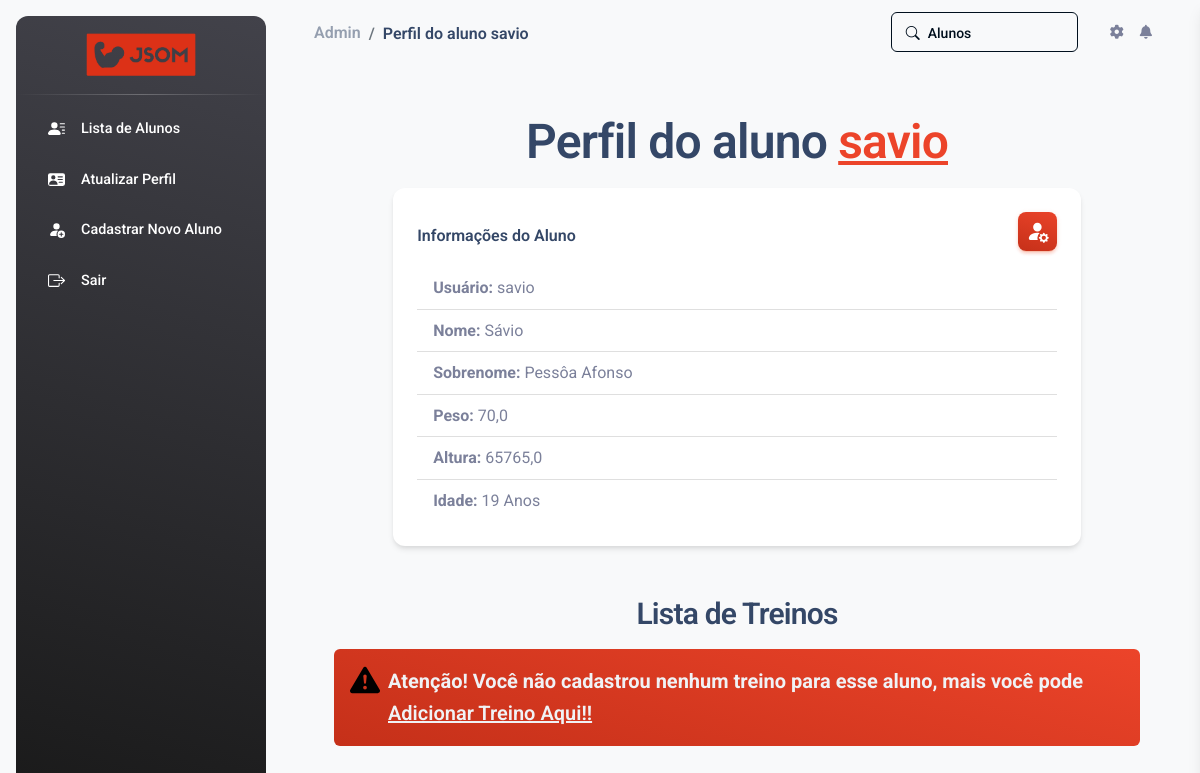
Page /aluno/perfil/6/ (signed in) on the committed database.
### jsom_sga/models.py (models this page shows, shortened)
class UserProfile(models.Model):
    user = models.OneToOneField(User, on_delete=models.CASCADE)
    peso = models.FloatField(null=True, blank=True)
    altura = models.FloatField(null=True, blank=True)
    data_nascimento = models.DateField(null=True, blank=True)

### jsom_sga/views/aluno_views.py (the view)
# urls.py: path('aluno/perfil/<int:user_id>/', views.perfil_aluno, name='perfil_aluno'),
@login_required(login_url='JSOM_SGA:index')
def perfil_aluno(request, user_id):
    aluno = get_object_or_404(UserProfile, user__id=user_id)
    site_title = f"Perfil do aluno {aluno.user.username}"
    perfil_aluno= "active bg-gradient-primary_jsom"
    if aluno.data_nascimento:
        hoje = timezone.now().date()
        idade = hoje.year - aluno.data_nascimento.year - ((hoje.month, hoje.day) < (aluno.data_nascimento.month, aluno.data_nascimento.day))
    else:
        idade = None
    context = {
        'aluno': aluno,
        'idade': idade,
        'site_title': site_title,
        'perfil_aluno': perfil_aluno,
    }
    return render(request, 'USER/perfil_aluno.html', context)

### jsom_sga/templates/USER/perfil_aluno.html (shortened to what this page needs)
{% extends "global/base.html" %}
{% block corpo %}
<div class="container mb-5">
  <div class="row">
    <div class="col-md-10 mx-auto">
      <h1 class="fs-1 text-center fw-bold ">
          Perfil do aluno <span class="text-primary_jsom text-decoration-underline">{{ aluno.user.username }}</span>
      </h1>
      <div class="card card-frame mt-3">
        <div class="card-body">
          <div class="d-flex justify-content-between align-items-center flex-wrap">
            <h6 class="fw-bold">Informações do Aluno</h6>
            <a
              aria-current="page"
              {% if user.is_staff %}
                href="{% url "JSOM_SGA:admin_aluno_update" aluno.user.id %}"
              {% else %}
                href="{% url "JSOM_SGA:aluno_update" %}"
              {% endif %}
            >
              <button class="btn bg-gradient-primary_jsom fw-semibold icon-link icon-link-hover p-2" style="--bs-icon-link-transform: translate3d(0, -.125rem, 0);" data-bs-toggle="tooltip" data-bs-placement="top" title="Editar perfil">
              </button>
            </a>
          </div>
              <ul class="list-group list-group-flush">
                  <li class="list-group-item"><strong>Usuário:</strong> {{ aluno.user.username }}</li>
                  <li class="list-group-item"><strong>Nome:</strong> {{ aluno.user.first_name }}</li>
                  <li class="list-group-item"><strong>Sobrenome:</strong> {{ aluno.user.last_name }}</li>
                  <li class="list-group-item"><strong>Peso:</strong> {{ aluno.peso }}</li>
                  <li class="list-group-item"><strong>Altura:</strong> {{ aluno.altura }}</li>
                  <li class="list-group-item"><strong>Idade:</strong> {{ idade }} Anos</li>
              </ul>
        </div>
      </div>
    </div>
  </div>
</div>
{% if user.is_staff %}
  <h2 class="mt-4 mb-3 fs-3 text-center">Lista de Treinos</h2>
  {% if treinos %}
    <div class="container mb-3">
      <div class="row">
        <div class="col-md-10 mx-auto">
          <div class="accordion" id="accordionRental">
            {% for categoria in categorias %}
              <div class="accordion-item mb-3">{% comment %} Accordion inicio{% endcomment %}
                {% comment %} Titulo {% endcomment %}
                <h3 class="accordion-header" id="headingOne{{ forloop.counter }}" >
                  <button class="accordion-button border-bottom-2 font-weight-bold collapsed fs-5" type="button" data-bs-toggle="collapse" data-bs-target="#collapseOne{{ forloop.counter }}" aria-expanded="true" aria-controls="collapseOne{{ forloop.counter }}">
                    {{ categoria.1 }}
                    <i class="collapse-close fa fa-plus text-xs pt-1 position-absolute end-0 me-3" aria-hidden="true"></i>
                    <i class="collapse-open fa fa-minus text-xs pt-1 position-absolute end-0 me-3" aria-hidden="true"></i>
                  </button>
                </h3>
                {% comment %} corpo {% endcomment %}
                <div id="collapseOne{{ forloop.counter }}" class="accordion-collapse collapse" aria-labelledby="headingOne{{ forloop.counter }}" data-bs-parent="#accordionRental" style="">
                  {% for treino in treinos %}
                    {% if treino.categoria == categoria.0 %}
                      <div class="accordion-body text-lg accordion d-flex justify-content-between">
                        <a class="fw-bolder opacity-8" href="{% url 'JSOM_SGA:detalhes_treino' treino.id %}">{{ treino.nome }}</a>
                        <div class="fun_treino">
                              <a style="text-decoration: none;" href="{% url 'JSOM_SGA:excluir_treino_admin' user_id=aluno.user.id treino_id=treino.id %}">
                                <button type="button" class="btn bg-gradient-primary_jsom p-2 icon-link icon-link-hover" style="--bs-icon-link-transform: translate3d(0, -.125rem, 0);" data-bs-toggle="tooltip" data-bs-placement="top" title="Deletar treino">
                                    <svg xmlns="http://www.w3.org/2000/svg" width="17" height="17" fill="currentColor" class="bi bi-trash-fill" viewBox="0 0 16 16">
                                        <path d="M2.5 1a1 1 0 0 0-1 1v1a1 1 0 0 0 1 1H3v9a2 2 0 0 0 2 2h6a2 2 0 0 0 2-2V4h.5a1 1 0 0 0 1-1V2a1 1 0 0 0-1-1H10a1 1 0 0 0-1-1H7a1 1 0 0 0-1 1zm3 4a.5.5 0 0 1 .5.5v7a.5.5 0 0 1-1 0v-7a.5.5 0 0 1 .5-.5M8 5a.5.5 0 0 1 .5.5v7a.5.5 0 0 1-1 0v-7A.5.5 0 0 1 8 5m3 .5v7a.5.5 0 0 1-1 0v-7a.5.5 0 0 1 1 0"/>
                                    </svg>
                                </button>
                              </a>
                              <a style="text-decoration: none;" href="{% url 'JSOM_SGA:atualizar_treino_admin' user_id=aluno.user.id treino_id=treino.id %}">
                                <button type="button" class="btn bg-gradient-primary_jsom p-2 icon-link icon-link-hover" style="--bs-icon-link-transform: translate3d(0, -.125rem, 0);" data-bs-toggle="tooltip" data-bs-placement="top" title="Editar treino">
                                    <svg xmlns="http://www.w3.org/2000/svg" width="17" height="17" fill="currentColor" class="bi bi-pencil-square" viewBox="0 0 16 16">
                                        <path d="M15.502 1.94a.5.5 0 0 1 0 .706L14.459 3.69l-2-2L13.502.646a.5.5 0 0 1 .707 0l1.293 1.293zm-1.75 2.456-2-2L4.939 9.21a.5.5 0 0 0-.121.196l-.805 2.414a.25.25 0 0 0 .316.316l2.414-.805a.5.5 0 0 0 .196-.12l6.813-6.814z"/>
                                        <path fill-rule="evenodd" d="M1 13.5A1.5 1.5 0 0 0 2.5 15h11a1.5 1.5 0 0 0 1.5-1.5v-6a.5.5 0 0 0-1 0v6a.5.5 0 0 1-.5.5h-11a.5.5 0 0 1-.5-.5v-11a.5.5 0 0 1 .5-.5H9a.5.5 0 0 0 0-1H2.5A1.5 1.5 0 0 0 1 2.5z"/>
                                    </svg>
                                </button>
                              </a>
                        </div>
                      </div>
                      <hr class="horizontal dark mt-0 mb-0">
                    {% endif %}
                  {% endfor %}
                  <a href="{% url "JSOM_SGA:adicionar_treino_admin" aluno.user.id %}">
                    <button type="button" class="btn mt-2 p-2 bg-gradient-primary_jsom icon-link icon-link-hover" style="--bs-icon-link-transform: translate3d(0, -.125rem, 0);" data-bs-toggle="tooltip" data-bs-placement="top" title="Adicinar treino">
                        <svg xmlns="http://www.w3.org/2000/svg" width="17" height="17" fill="currentColor" class="bi bi-plus-circle-fill" viewBox="0 0 16 16">
                            <path d="M16 8A8 8 0 1 1 0 8a8 8 0 0 1 16 0M8.5 4.5a.5.5 0 0 0-1 0v3h-3a.5.5 0 0 0 0 1h3v3a.5.5 0 0 0 1 0v-3h3a.5.5 0 0 0 0-1h-3z"/>
                        </svg>
                    </button>
                  </a>
                </div>
              </div>{% comment %} Accordion Fim{% endcomment %}
            {% endfor %}
          </div>
          {% else %}
            <div class="alert bg-gradient-primary_jsom alert-dismissible fade show d-flex justify-content-center mx-4 " role="alert">
              <svg class="bi flex-shrink-0 me-2 text-branco-90" role="img" aria-label="Danger:" width="30" height="30">
                <use xlink:href="#exclamation-triangle-fill"/>
              </svg>
              <p class="fs-5 m-0 ">
                <strong class="link-light">Atenção!</strong>
                <span class="link-light fw-bolder">Você não cadastrou nenhum treino para esse aluno, mais você pode</span>
                <a href="{% url 'JSOM_SGA:adicionar_treino_admin' aluno.user.id %}" class="link-light text-decoration-underline fw-bold">
                  Adicionar Treino Aqui!!
                </a>
            </div>
          {% endif %}
        </div>
      </div>
    </div>
{% endif %}
{% endblock corpo %}

### base_static/global/css/style.css (style rules this page uses)
.icon-link>.bi { width: 1.9em !important; height: 1.9em !important; }
.bg-gradient-primary_jsom { background-image: linear-gradient(195deg, #ec442a 0%, #c53019 100%); }
.text-primary_jsom { color: #ec442a !important; }
.btn-primary_jsom, .btn.bg-gradient-primary_jsom { color: #fff; }
.btn-primary_jsom, .btn.bg-gradient-primary_jsom { box-shadow: 0 3px 3px 0 rgba(233, 61, 30, 0.15), 0 3px 1px -2px rgba(233, 88, 30, 0.2), 0 1px 5px 0 rgba(233, 88, 30, 0.15); }
.text-branco-90 { color: rgba(255, 255, 255, 0.877) !important; }

### rows in the picture
UserProfile: user.username "savio", user.first_name "Sávio", user.last_name "Pessôa Afonso", peso "70,0", altura "65765,0"

### other values in the picture
{{ site_title }} "Perfil do aluno savio"
